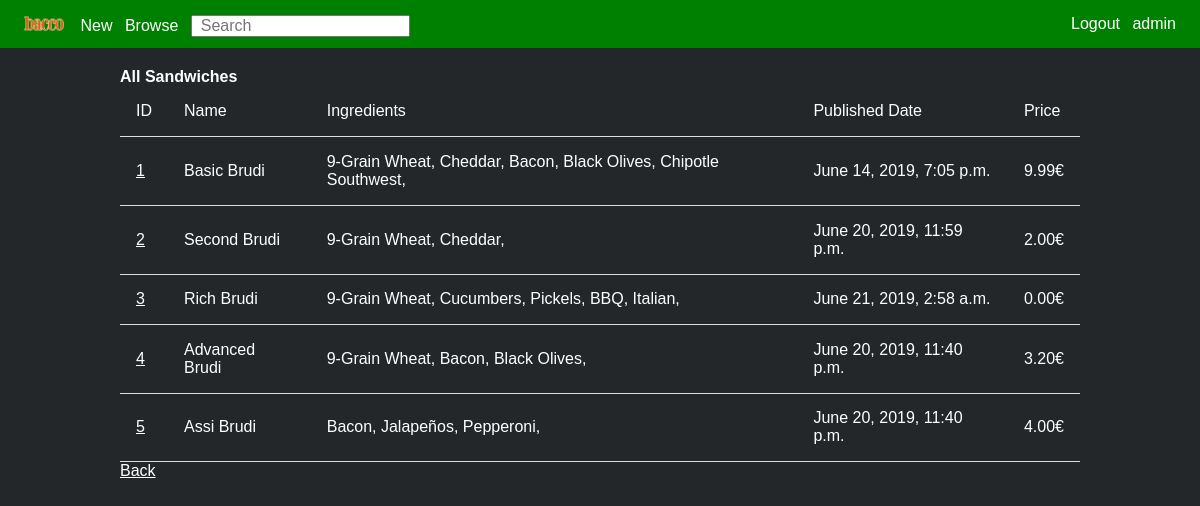
The app's page /mysandwich/show (signed in) with its own data.
### mysandwich/models.py (models this page shows, shortened)
class Sandwich(models.Model):
    name = models.CharField(max_length=255)
    ingredients = models.ManyToManyField(Ingredient)
    pub_date = models.DateTimeField(default=timezone.now, blank=True)
    price = models.DecimalField(max_digits=4, decimal_places=2, default=0) # max 99,99

class Ingredient(models.Model):
    name = models.CharField(max_length=255)
    full_name = models.CharField(max_length=255, blank = True)
    TYPE_CHOICES = [
        ('BREAD', 'Bread'),
        ('BASE', 'Base'),
        ('CHEESE', 'Cheese'),
        ('VEGETABLE', 'Vegetable'),
        ('CONDIMENT', 'Contiment'),
        ('EXTRAS', 'Extras'),
    ]
    type = models.CharField(
        max_length = 50,
        choices = TYPE_CHOICES,
    )
    calories = models.IntegerField(default = 0)
    is_vegetarian = models.BooleanField()
    is_vegan = models.BooleanField()
    img_small = models.FileField(upload_to=small_directory_path, blank = True, verbose_name='Small image')
    img_large = models.FileField(upload_to=large_directory_path, blank = True, verbose_name='Large image')
    price = models.DecimalField(max_digits=3, decimal_places=2, default=0) # max 9,99

### mysandwich/views.py (the view)
# urls.py: path('show', SandwichListView.as_view(), name='all-sandwiches'),
class SandwichListView(ListView):
    model = Sandwich
    context_object_name = "all_sandwiches"
    def get_context_data(self, **kwargs):
        context = super(SandwichListView, self).get_context_data(**kwargs)
        context['sandwich_list'] = Sandwich.objects.all()
        return context

### mysandwich/templates/mysandwich/sandwich_list.html
{% extends "base.html" %}
{% block content %}
<div class="sandwich-container">
  <h2>All Sandwiches</h2>
  <table>
    <tr>
      <td>ID</td>
      <td>Name</td>
      <td>Ingredients</td>
      <td>Published Date</td>
      <td>Price</td>
    </tr>
      {% for sandwich in all_sandwiches %}
      <tr>
      <td><a href="show/{{ sandwich.id }}">{{ sandwich.id }}</a></td>
      <td>{{ sandwich.name }}</td>
      <td>
        {% for ingredient in sandwich.ingredients.all %}
        {{ ingredient.name }},
        {% endfor %}
      </td>
      <td>{{ sandwich.pub_date }}</td>
      <td>{{ sandwich.price }}€</td>
      <tr>
      {% endfor %}
  </table>
  <a href="../">Back</a>
</div>
{% endblock content %}

### templates/base.html (shortened to what this page needs)
<!DOCTYPE html>
{% load static %}
<html>
<head>
  <link rel="stylesheet" href="/static/base2.css">
  <link rel="stylesheet" href="/static/header.css">
</head>
<header>
  {% if user.is_authenticated %}
  <div id="header-left">
    <a id="logo" href="/">
      <img src="/static/images/logo.png" alt="bacco">
    </a>
    <a href="/mysandwich">New</a>
    <a href="/mysandwich/show">Browse</a>
    <form action="{% url 'search_results' %}" method="get">
      <input name="q" type="text" placeholder="Search">
    </form>
  </div>
  <div id="header-right">
    <a href="{% url 'logout' %}">Logout</a>
    <p>{{ user.username }}</p>
  </div>
</header>
<body>
  <main>
    {% block content %}
    {% endblock %}
  </main>
</body>
{% else %}
<p>You are not logged in</p>
<a href="{% url 'login' %}">Login</a>
{% endif %}
</html>

### static/base2.css (style rules this page uses)
* { margin: 0; padding: 0; font-family: sans-serif; color: white; font-size: 16px; }
html, body { background: #23272a; }
h2 { margin-top: 1em; }
.sandwich-container { width: 80%; margin: auto; }
table { width: 100%; border-collapse: collapse; }
td { padding: 1em; border-bottom: .1em solid #ddd; }
input, option, button { color:black; }

### static/header.css (style rules this page uses)
header { background-color: green; height: 3em; line-height: 3em; display: inline-block; width: 100%; align-items: center; }
header div { line-height: 3em; }
header a { text-decoration: none; }
#header-left { float: left; padding-left: 1em; }
#header-left * { padding-left: 0.5em; }
#header-right { float: right; padding-right: 1em; }
#header-right * { padding-right: 0.5em; }
#logo img { width: 2.5em; padding-left: 0; padding-right: 0.25em; object-fit: cover; padding-top: 1em; }
header form, header p { display: inline; }

### records on screen
Sandwich: id "1", name "Basic Brudi", pub_date "June 14, 2019, 7:05 p.m.", price "9.99"
Ingredient: name "9-Grain Wheat"
Ingredient: name "Cheddar"
Ingredient: name "Bacon"
Ingredient: name "Black Olives"
Ingredient: name "Chipotle Southwest"
Sandwich: id "2", name "Second Brudi", pub_date "June 20, 2019, 11:59 p.m.", price "2.00"
Sandwich: id "3", name "Rich Brudi", pub_date "June 21, 2019, 2:58 a.m.", price "0.00"
Ingredient: name "Cucumbers"
Ingredient: name "Pickels"
Ingredient: name "BBQ"
Ingredient: name "Italian"
Sandwich: id "4", name "Advanced Brudi", pub_date "June 20, 2019, 11:40 p.m.", price "3.20"
Sandwich: id "5", name "Assi Brudi", pub_date "June 20, 2019, 11:40 p.m.", price "4.00"
Ingredient: name "Jalapeños"
Ingredient: name "Pepperoni"

### other values on screen
{{ user.username }} "admin"
